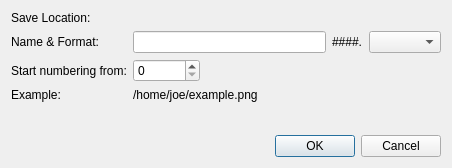
<?xml version="1.0" encoding="UTF-8"?>
<ui version="4.0">
 <class>SaveLocation</class>
 <widget class="QDialog" name="SaveLocation">
  <property name="geometry">
   <rect>
    <x>0</x>
    <y>0</y>
    <width>452</width>
    <height>168</height>
   </rect>
  </property>
  <property name="sizePolicy">
   <sizepolicy hsizetype="Preferred" vsizetype="Preferred">
    <horstretch>0</horstretch>
    <verstretch>0</verstretch>
   </sizepolicy>
  </property>
  <property name="windowTitle">
   <string>Save Location</string>
  </property>
  <layout class="QVBoxLayout" name="verticalLayout">
   <item>
    <layout class="QFormLayout" name="formLayout">
     <item row="0" column="0">
      <widget class="QLabel" name="locationLabel">
       <property name="text">
        <string>Save Location:</string>
       </property>
       <property name="alignment">
        <set>Qt::AlignLeading|Qt::AlignLeft|Qt::AlignVCenter</set>
       </property>
      </widget>
     </item>
     <item row="0" column="1">
      <layout class="QHBoxLayout" name="horizontalLayout">
       <item>
        <widget class="KUrlRequester" name="u_urlRequester" native="true">
         <property name="sizePolicy">
          <sizepolicy hsizetype="MinimumExpanding" vsizetype="Preferred">
           <horstretch>0</horstretch>
           <verstretch>0</verstretch>
          </sizepolicy>
         </property>
        </widget>
       </item>
      </layout>
     </item>
     <item row="1" column="0">
      <widget class="QLabel" name="namePrefixLabel">
       <property name="text">
        <string>Name &amp; Format:</string>
       </property>
       <property name="alignment">
        <set>Qt::AlignLeading|Qt::AlignLeft|Qt::AlignVCenter</set>
       </property>
      </widget>
     </item>
     <item row="1" column="1">
      <layout class="QHBoxLayout">
       <item>
        <widget class="QLineEdit" name="u_imgPrefix">
         <property name="text">
          <string/>
         </property>
        </widget>
       </item>
       <item>
        <widget class="QLabel" name="numberLabel">
         <property name="text">
          <string>####.</string>
         </property>
        </widget>
       </item>
       <item>
        <widget class="QComboBox" name="u_imgFormat"/>
       </item>
      </layout>
     </item>
     <item row="2" column="0">
      <widget class="QLabel" name="numStartFromLabel">
       <property name="text">
        <string>Start numbering from:</string>
       </property>
       <property name="alignment">
        <set>Qt::AlignLeading|Qt::AlignLeft|Qt::AlignVCenter</set>
       </property>
      </widget>
     </item>
     <item row="2" column="1">
      <layout class="QHBoxLayout" name="horizontalLayout_4">
       <item>
        <widget class="QSpinBox" name="u_numStartFrom">
         <property name="minimum">
          <number>0</number>
         </property>
         <property name="maximum">
          <number>999999</number>
         </property>
        </widget>
       </item>
       <item>
        <spacer name="horizontalSpacer">
         <property name="orientation">
          <enum>Qt::Horizontal</enum>
         </property>
         <property name="sizeHint" stdset="0">
          <size>
           <width>168</width>
           <height>20</height>
          </size>
         </property>
        </spacer>
       </item>
      </layout>
     </item>
     <item row="3" column="0">
      <widget class="QLabel" name="u_resultLabel">
       <property name="text">
        <string>Example:</string>
       </property>
      </widget>
     </item>
     <item row="3" column="1">
      <widget class="QLabel" name="u_resultValue">
       <property name="text">
        <string>/home/joe/example.png</string>
       </property>
       <property name="alignment">
        <set>Qt::AlignLeading|Qt::AlignLeft|Qt::AlignVCenter</set>
       </property>
      </widget>
     </item>
    </layout>
   </item>
   <item>
    <widget class="QDialogButtonBox" name="u_dialogButtonBox">
     <property name="orientation">
      <enum>Qt::Horizontal</enum>
     </property>
     <property name="standardButtons">
      <set>QDialogButtonBox::Cancel|QDialogButtonBox::Ok</set>
     </property>
    </widget>
   </item>
  </layout>
 </widget>
 <customwidgets>
  <customwidget>
   <class>KUrlRequester</class>
   <extends>QWidget</extends>
   <header>kurlrequester.h</header>
  </customwidget>
 </customwidgets>
 <resources/>
 <connections>
  <connection>
   <sender>u_dialogButtonBox</sender>
   <signal>accepted()</signal>
   <receiver>SaveLocation</receiver>
   <slot>accept()</slot>
   <hints>
    <hint type="sourcelabel">
     <x>200</x>
     <y>152</y>
    </hint>
    <hint type="destinationlabel">
     <x>200</x>
     <y>86</y>
    </hint>
   </hints>
  </connection>
  <connection>
   <sender>u_dialogButtonBox</sender>
   <signal>rejected()</signal>
   <receiver>SaveLocation</receiver>
   <slot>reject()</slot>
   <hints>
    <hint type="sourcelabel">
     <x>200</x>
     <y>152</y>
    </hint>
    <hint type="destinationlabel">
     <x>200</x>
     <y>86</y>
    </hint>
   </hints>
  </connection>
 </connections>
</ui>
